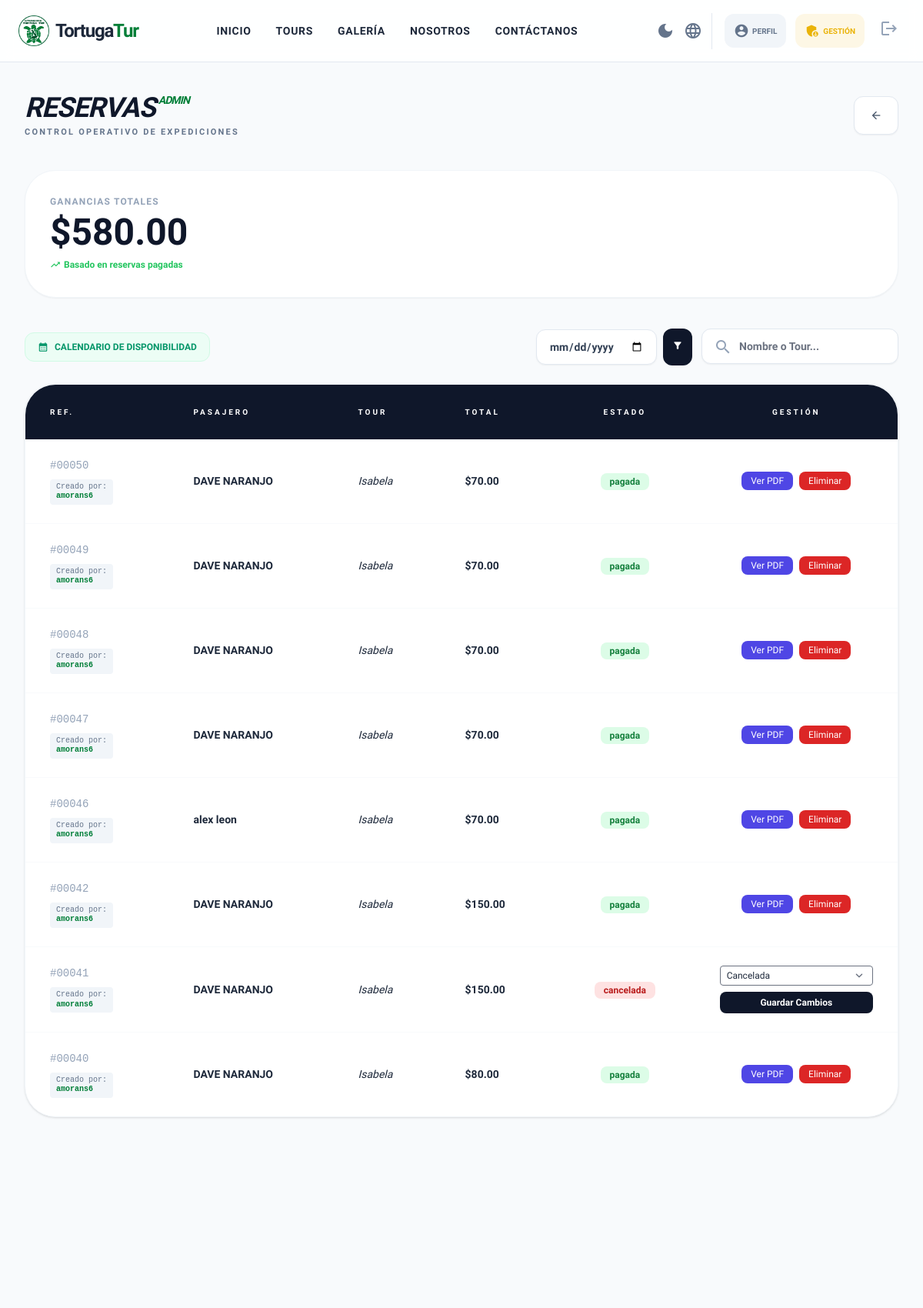
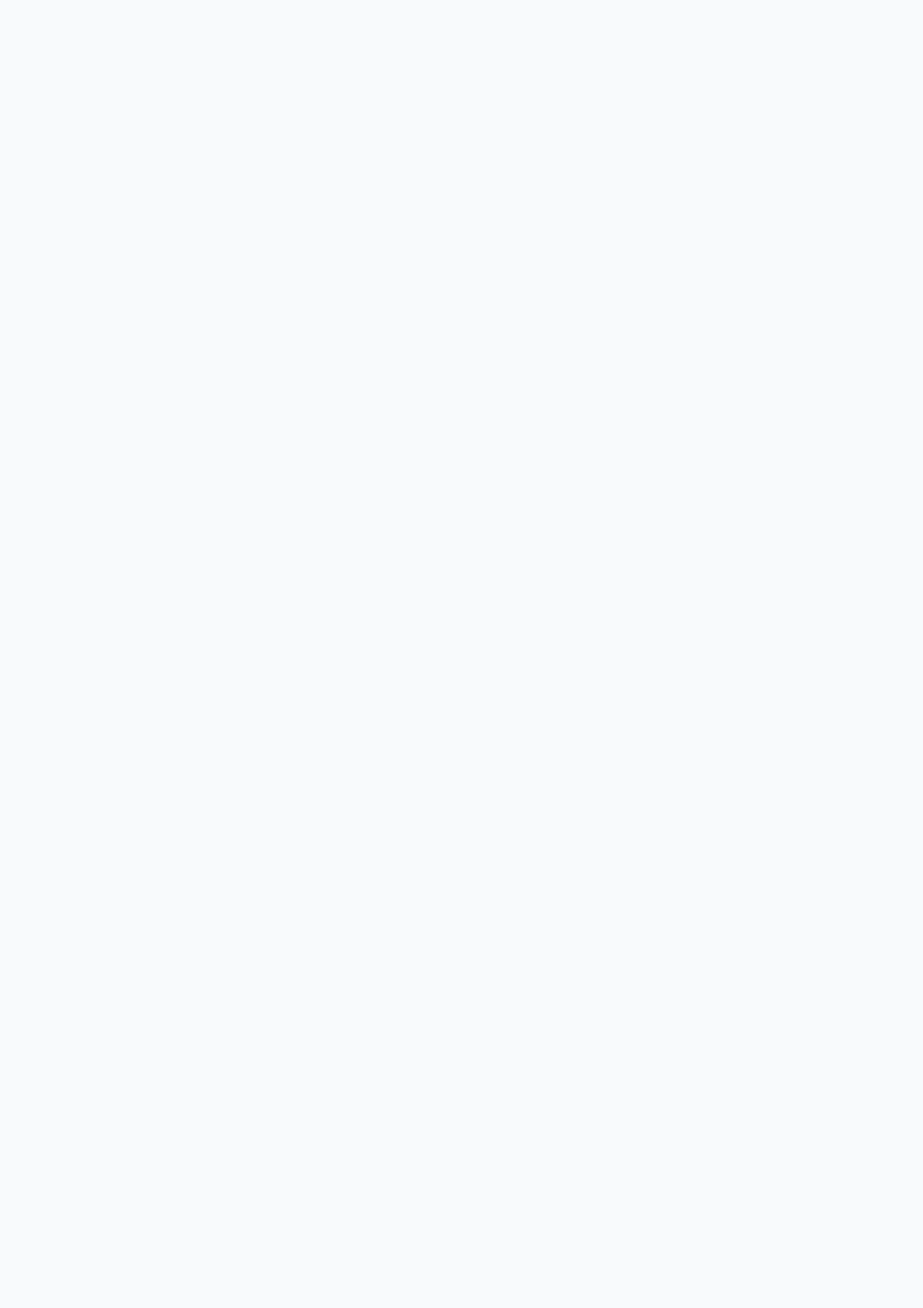
The app's page /panel/reservas/ (signed in, upper part) with its own data (2 pictures, top to bottom).
### core/models.py (models this page shows, shortened)
class Reserva(models.Model):
    ESTADOS = (
        ("pendiente", "Pendiente"),
        ("confirmada", "Confirmada"),
        ("pagada", "Pagada"),
        ("cancelada", "Cancelada"),
        ("bloqueada_por_agencia", "Bloqueada por Agencia"),
    )
    usuario = models.ForeignKey(User, on_delete=models.CASCADE, null=True, blank=True)
    salida = models.ForeignKey(SalidaTour, on_delete=models.CASCADE, related_name="reservas")
    adultos = models.PositiveIntegerField()
    ninos = models.PositiveIntegerField()
    total_pagar = models.DecimalField(max_digits=10, decimal_places=2)
    estado = models.CharField(max_length=30, choices=ESTADOS, default="pendiente")
    fecha_reserva = models.DateTimeField(default=timezone.now)
    creado_por = models.ForeignKey(User, on_delete=models.SET_NULL, null=True, blank=True, related_name="reservas_creadas")
    archivo_agencia = models.FileField(upload_to='agencia_vouchers/', null=True, blank=True)
    codigo_agencia = models.CharField(max_length=50, null=True, blank=True)
    limite_pago_agencia = models.DateTimeField(null=True, blank=True)
    nombre = models.CharField(max_length=100)
    apellidos = models.CharField(max_length=150)
    correo = models.EmailField()
    telefono = models.CharField(max_length=30)
    identificacion = models.CharField(max_length=50)

class SalidaTour(models.Model):
    tour = models.ForeignKey(Tour, on_delete=models.CASCADE, related_name="salidas")
    fecha = models.DateField()
    hora = models.TimeField(null=True, blank=True)
    cupo_maximo = models.PositiveIntegerField(default=16)
    cupos_disponibles = models.PositiveIntegerField(default=16)
    duracion = models.CharField(max_length=100, blank=True, null=True, verbose_name="Duración", help_text="Ej: Medio día (4 horas)")
    creado_por = models.ForeignKey(User, on_delete=models.SET_NULL, null=True, blank=True, related_name="salidas_creadas")

class Tour(models.Model):
    nombre = models.CharField(max_length=150)
    destino = models.ForeignKey(Destino, on_delete=models.CASCADE, related_name="tours")
    descripcion = models.TextField()
    precio = models.DecimalField(max_digits=8, decimal_places=2)
    precio_adulto = models.DecimalField(max_digits=8, decimal_places=2, default=0, blank=True)
    precio_nino = models.DecimalField(max_digits=8, decimal_places=2, default=0, blank=True)
    lemonsqueezy_variant_id = models.CharField(max_length=50, blank=True, default="")
    cupo_maximo = models.PositiveIntegerField(default=16)
    cupos_disponibles = models.PositiveIntegerField(default=16)
    duracion = models.CharField(max_length=100, blank=True, null=True, verbose_name="Duración del tour", help_text="Ej: 4 horas, Medio día, etc.")
    hora_turno_1 = models.TimeField(null=True, blank=True, verbose_name="Hora Turno 1")
    hora_turno_2 = models.TimeField(null=True, blank=True, verbose_name="Hora Turno 2")

### core/views.py (the view)
# urls.py: path("panel/reservas/", views.admin_reservas, name="admin_reservas"),
@login_required
@user_passes_test(es_admin)
def admin_reservas(request):
    Reserva.objects.filter(pagos__estado="paid").exclude(estado="pagada").update(estado="pagada")
    fecha_filtro = request.GET.get('fecha')
    reservas_query = (
        Reserva.objects.select_related("salida__tour")
        .prefetch_related("pagos")
        .exclude(estado="pendiente")
    )
    if fecha_filtro:
        reservas_query = reservas_query.filter(salida__fecha=fecha_filtro)
    reservas = reservas_query.order_by("-id")
    for reserva in reservas:
        reserva.tiene_pago = any(pago.estado == "paid" for pago in reserva.pagos.all())
        pago_exitoso = next((pago for pago in reserva.pagos.all() if pago.estado == "paid"), None)
        if pago_exitoso:
            reserva.proveedor_pago = pago_exitoso.get_proveedor_display()
        else:
            reserva.proveedor_pago = None
    return render(request, "core/panel/reservas.html", {"reservas": reservas})

### core/context_processors.py (called while the page is built)
def whatsapp_number(request):
    return {"WHATSAPP_NUMBER": getattr(settings, "WHATSAPP_NUMBER", "")}

### core/views.py (called while the page is built)
def es_admin(user):
    return user.is_staff or user.is_superuser

### core/templates/core/panel/reservas.html (shortened to what this page needs)
{% extends "core/base.html" %}
{% block content %}
<div class="bg-slate-50 min-h-screen py-10 relative">
    <div class="max-w-7xl mx-auto px-4 sm:px-6 lg:px-8">
        <div class="flex flex-col md:flex-row md:items-center justify-between gap-6 mb-10">
            <div>
                <h1 class="text-4xl font-black text-slate-900 tracking-tight italic">
                    RESERVAS<span class="text-primary text-sm align-top ml-1">ADMIN</span>
                </h1>
                <p class="text-slate-500 text-[11px] font-bold uppercase tracking-[0.2em] mt-1">
                    Control operativo de expediciones
                </p>
            </div>
            <a href="{% url 'panel_admin' %}"
                class="inline-flex items-center gap-2 px-5 py-3 rounded-xl bg-white border border-slate-200 text-slate-600 hover:text-primary hover:border-primary/30 transition-all duration-300 font-bold text-sm shadow-sm">
                <span class="material-icons text-base">arrow_back</span>
            </a>
        </div>
        <div id="seccion-reporte" class="grid grid-cols-1 mb-10">
            <div class="bg-white p-8 rounded-[2.5rem] shadow-sm border border-slate-100 flex flex-col justify-center">
                <span class="text-slate-400 text-xs font-bold uppercase tracking-widest">Ganancias Totales</span>
                <h2 id="total-ganancias-display" class="text-5xl font-black text-slate-900 mt-2">$0.00</h2>
                <p class="text-green-500 text-xs font-bold mt-2 flex items-center gap-1">
                    <span class="material-icons text-sm">trending_up</span> Basado en reservas pagadas
                </p>
            </div>
        </div>
        <div class="flex flex-col md:flex-row justify-between items-center gap-4 mb-6">
            <div class="flex gap-2">
                <a href="{% url 'admin_tours' %}#calendario"
                    class="bg-emerald-50 text-emerald-600 px-4 py-2 rounded-xl text-xs font-bold border border-emerald-100 flex items-center gap-2 hover:bg-emerald-100 transition-all">
                    <span class="material-icons text-sm">calendar_month</span> CALENDARIO DE DISPONIBILIDAD
                </a>
            </div>
            <div class="flex flex-col md:flex-row gap-3 w-full md:w-auto">
                <form method="get" class="flex gap-2 items-center">
                    <input type="date" name="fecha" value="{{ request.GET.fecha }}"
                        class="px-4 py-3 bg-white border border-slate-200 rounded-xl shadow-sm focus:ring-4 focus:ring-primary/10 focus:border-primary outline-none font-semibold text-slate-700 text-sm">
                    <button type="submit"
                        class="bg-slate-900 text-white p-3 rounded-xl hover:bg-primary transition-all">
                        <span class="material-icons text-sm">filter_alt</span>
                    </button>
                </form>
                <div class="relative group w-full md:w-64">
                    <span
                        class="material-icons absolute left-4 top-1/2 -translate-y-1/2 text-slate-400 group-focus-within:text-primary">search</span>
                    <input type="text" id="reservaSearch" placeholder="Nombre o Tour..."
                        class="pl-12 pr-6 py-3 bg-white border border-slate-200 rounded-xl w-full shadow-sm focus:ring-4 focus:ring-primary/10 focus:border-primary outline-none font-semibold text-slate-700 text-sm"
                        onkeyup="filterReservas()">
                </div>
            </div>
        </div>
        <div class="bg-white rounded-[2.5rem] shadow border border-slate-100 overflow-hidden">
            <div class="overflow-x-auto">
                <table class="w-full text-left border-collapse" id="tabla-reservas">
                    <thead class="bg-slate-900 text-white text-[10px] uppercase tracking-[0.3em]">
                        <tr>
                            <th class="px-8 py-7">Ref.</th>
                            <th class="px-8 py-7">Pasajero</th>
                            <th class="px-8 py-7">Tour</th>
                            <th class="px-8 py-7">Total</th>
                            <th class="px-8 py-7 text-center">Estado</th>
                            <th class="px-8 py-7 text-center">Gestión</th>
                        </tr>
                    </thead>
                    <tbody class="divide-y divide-slate-50 text-sm">
                        {% for r in reservas %}
                        <tr class="reserva-row hover:bg-slate-50">
                            <td class="px-8 py-6 text-slate-400 font-mono">
                                #{{ r.id|stringformat:"05d" }}
                                {% if request.user.is_superuser or request.user.is_staff %}
                                {% if r.creado_por %}
                                <div
                                    class="mt-2 text-[10px] bg-slate-100 text-slate-500 rounded px-2 py-1 w-max leading-tight whitespace-nowrap">
                                    Creado por:<br><b class="text-primary">{{ r.creado_por.username }}</b>
                                </div>
                                {% endif %}
                                {% endif %}
                            </td>
                            <td class="px-8 py-6 font-bold">
                                {{ r.nombre }} {{ r.apellidos }}
                            </td>
                            <td class="px-8 py-6 italic tour-nombre">{{ r.salida.tour.nombre }}</td>
                            <td class="px-8 py-6 font-bold monto-total">${{ r.total_pagar }}</td>
                            <td class="px-8 py-6 text-center">
                                <span
                                    class="estado-label px-3 py-1 rounded-lg text-xs font-bold {% if r.estado == 'cancelada' %}bg-red-100 text-red-700{% elif r.estado == 'pagada' or r.tiene_pago %}bg-green-100 text-green-700{% elif r.estado == 'bloqueada_por_agencia' %}bg-blue-100 text-blue-700{% else %}bg-yellow-100 text-yellow-700{% endif %}">
                                    {% if r.estado == "pagada" or r.tiene_pago %}pagada{% elif r.estado == "bloqueada_por_agencia" %}bloqueada agencia{% else %}{{ r.estado }}{% endif %}
                                </span>
                            </td>
                            <td class="px-8 py-6 text-center">
                                {% if r.estado == "pagada" or r.tiene_pago %}
                                <div class="inline-flex items-center gap-2">
                                    <a href="{% url 'ver_ticket_pdf' r.id %}" target="_blank"
                                        class="bg-indigo-600 text-white px-3 py-1 rounded-lg text-xs">Ver PDF</a>
                                    <form method="post" action="{% url 'eliminar_reserva' r.id %}" class="inline">
                                        <button type="submit"
                                            class="bg-red-600 text-white px-3 py-1 rounded-lg text-xs">Eliminar</button>
                                    </form>
                                </div>
                                {% else %}
                                <form method="post" action="{% url 'cambiar_estado_reserva' r.id %}"
                                    class="flex flex-col gap-2">
                                    <div class="flex items-center">
                                        <select name="estado"
                                            class="border rounded px-2 py-1 text-xs bg-white text-slate-800 focus:outline-none focus:ring-2 focus:ring-primary w-full">
                                            <option value="cancelada" {% if r.estado == "cancelada" %}selected{% endif %}>
                                                Cancelada</option>
                                        </select>
                                    </div>
                                    <button type="submit"
                                        class="bg-slate-900 hover:bg-slate-800 text-white px-3 py-1.5 rounded-lg text-xs font-bold transition-colors w-full">Guardar
                                        Cambios</button>
                                </form>
                                {% endif %}
                            </td>
                        </tr>
                        {% endfor %}
                    </tbody>
                </table>
            </div>
        </div>
    </div>
</div>
{% endblock %}

### core/templates/core/base.html (style rules this page uses)
html { top: 0 !important; margin-top: 0 !important; }
body { top: 0px !important; margin-top: 0 !important; position: static !important; }

### records on screen
Reserva: id "00050", creado_por.username "amorans6", nombre "DAVE", apellidos "NARANJO", salida.tour.nombre "Isabela", total_pagar "70.00", estado "pagada"
Reserva: id "00049", creado_por.username "amorans6", nombre "DAVE", apellidos "NARANJO", salida.tour.nombre "Isabela", total_pagar "70.00", estado "pagada"
Reserva: id "00048", creado_por.username "amorans6", nombre "DAVE", apellidos "NARANJO", salida.tour.nombre "Isabela", total_pagar "70.00", estado "pagada"
Reserva: id "00047", creado_por.username "amorans6", nombre "DAVE", apellidos "NARANJO", salida.tour.nombre "Isabela", total_pagar "70.00", estado "pagada"
Reserva: id "00046", creado_por.username "amorans6", nombre "alex", apellidos "leon", salida.tour.nombre "Isabela", total_pagar "70.00", estado "pagada"
Reserva: id "00042", creado_por.username "amorans6", nombre "DAVE", apellidos "NARANJO", salida.tour.nombre "Isabela", total_pagar "150.00", estado "pagada"
Reserva: id "00041", creado_por.username "amorans6", nombre "DAVE", apellidos "NARANJO", salida.tour.nombre "Isabela", total_pagar "150.00", estado "cancelada", estado "Cancelada"
Reserva: id "00040", creado_por.username "amorans6", nombre "DAVE", apellidos "NARANJO", salida.tour.nombre "Isabela", total_pagar "80.00", estado "pagada"
